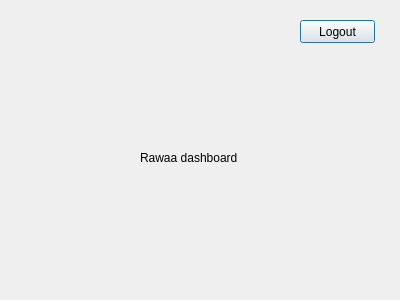
<?xml version="1.0" encoding="UTF-8"?>
<ui version="4.0">
 <class>Rawaa</class>
 <widget class="QDialog" name="Rawaa">
  <property name="geometry">
   <rect>
    <x>0</x>
    <y>0</y>
    <width>400</width>
    <height>300</height>
   </rect>
  </property>
  <property name="windowTitle">
   <string>Dialog</string>
  </property>
  <widget class="QLabel" name="label">
   <property name="geometry">
    <rect>
     <x>140</x>
     <y>150</y>
     <width>181</width>
     <height>16</height>
    </rect>
   </property>
   <property name="text">
    <string>Rawaa dashboard</string>
   </property>
  </widget>
  <widget class="QPushButton" name="pushButton_logout">
   <property name="geometry">
    <rect>
     <x>300</x>
     <y>20</y>
     <width>75</width>
     <height>23</height>
    </rect>
   </property>
   <property name="text">
    <string>Logout</string>
   </property>
  </widget>
 </widget>
 <resources/>
 <connections/>
</ui>
